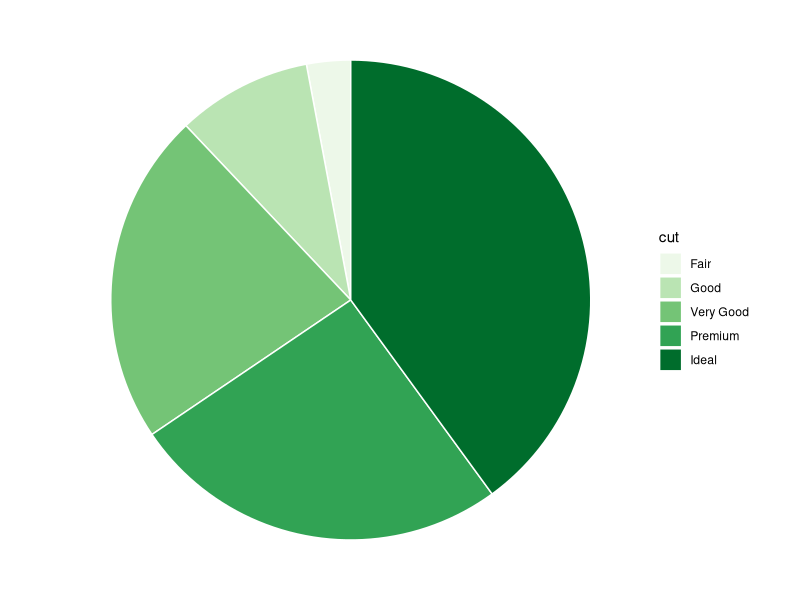
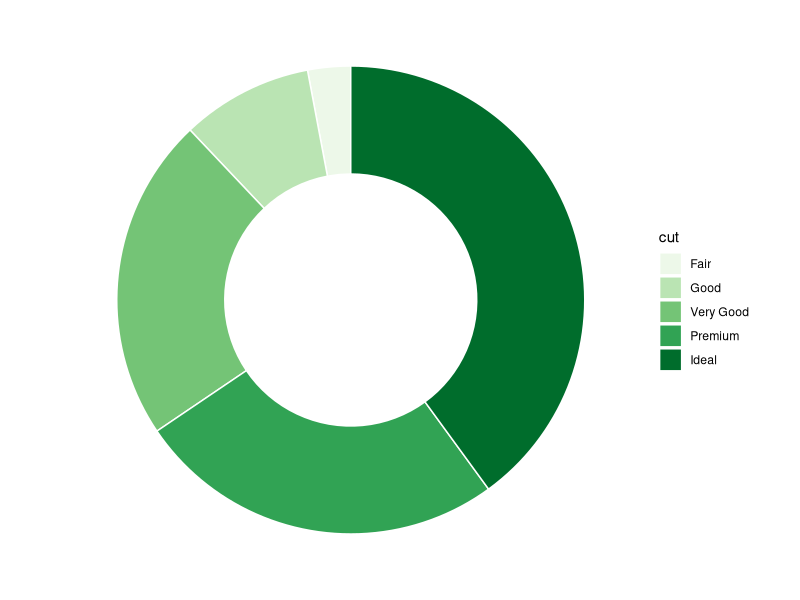
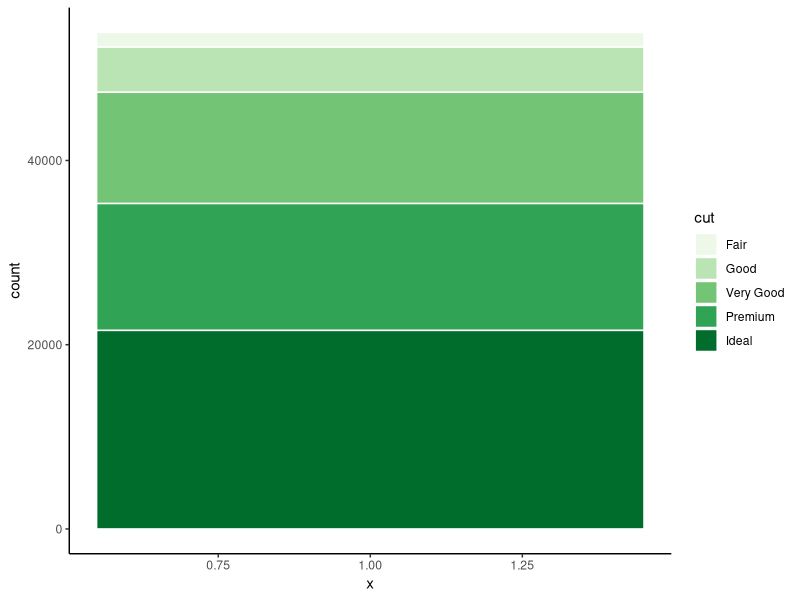
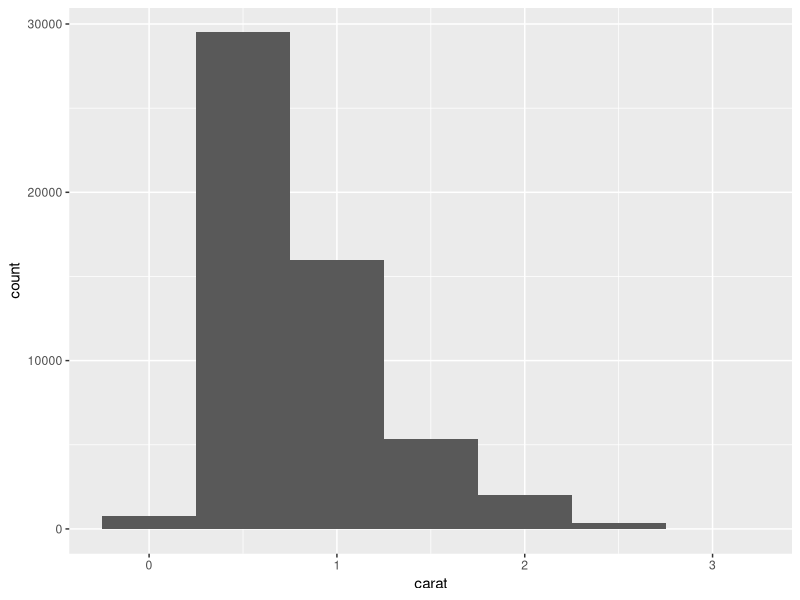
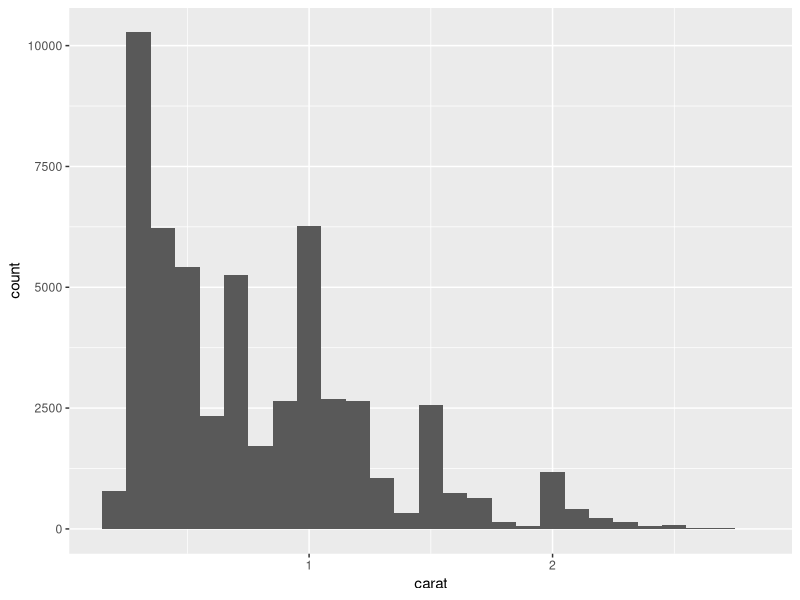
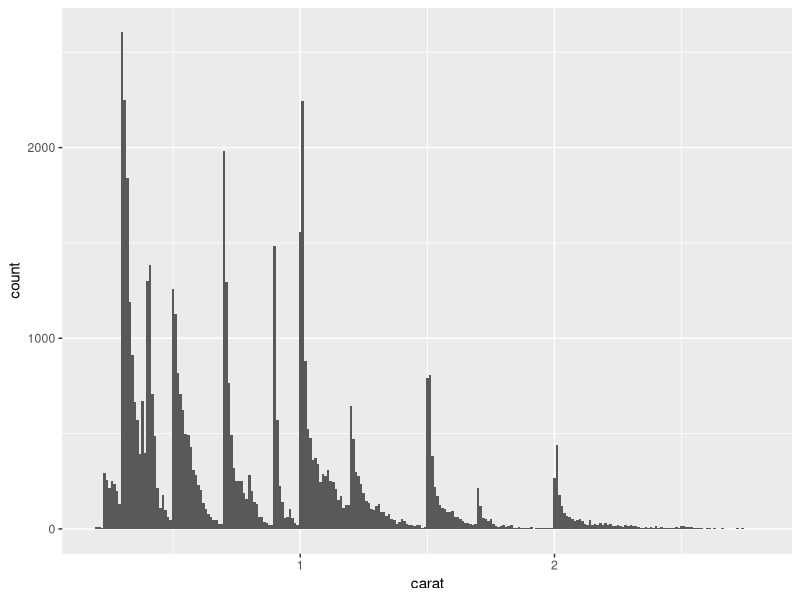
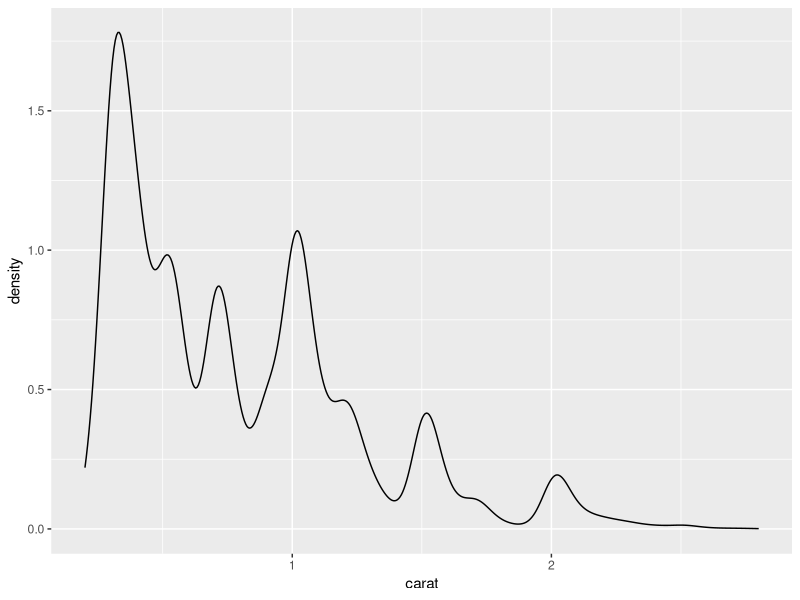
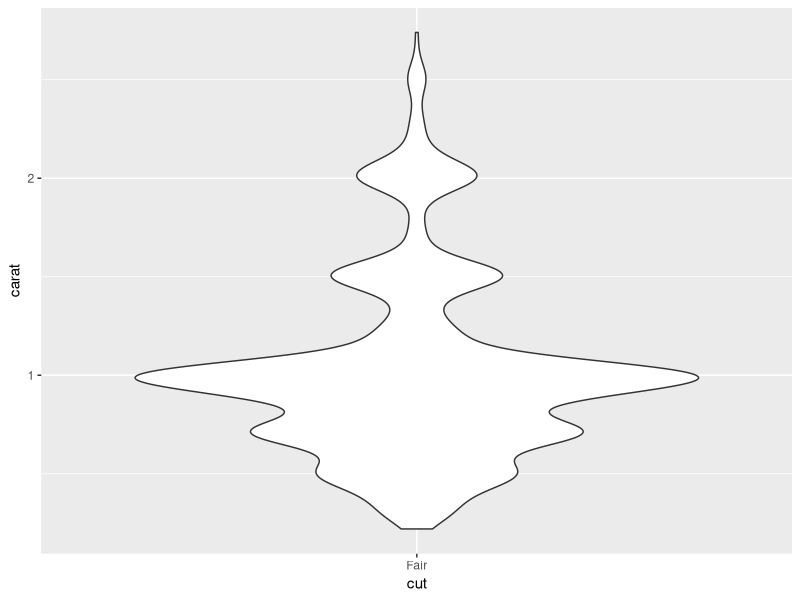

Reproduce these figures in R, in order.
## ---- chunk 1
library(tidyverse)
library(ggridges) # 山脊图
library(patchwork) # 图形拼接
## ---- chunk 2
#| echo: true
diamonds <- diamonds |> filter(carat < 3)
knitr::kable(head(diamonds))
## ---- chunk 3
ggplot(diamonds, aes(x = 1, fill = cut)) + 
  geom_bar(color = "white") + 
  coord_polar(theta = "y") + 
  scale_fill_brewer(palette = "set2") + # 设置配色方案
  theme_void()
## ---- chunk 4
#| fig-cap: 甜甜圈图

ggplot(diamonds, aes(x = 2, fill = cut)) + 
  geom_bar(color = "white") +           # 绘制每个cut的条形，白色边框
  xlim(0.5, 2.5) +                      # 设置x轴范围，决定中间空白洞的大小
  coord_polar(theta = "y") +            # 使用极坐标，将条形图转换为圆环（甜甜圈）
  scale_fill_brewer(palette = "set2") + # 设置配色方案
  theme_void()                          # 移除所有背景和坐标轴，突出图形主体
## ---- chunk 5
ggplot(diamonds, aes(x = 1, fill = cut)) + 
  geom_bar(color = "white") + 
  scale_fill_brewer(palette = "set2") + # 设置配色方案
  theme_classic()
## ---- chunk 6
ggplot(diamonds, aes(x = carat)) +
  geom_histogram(binwidth = 0.5) 
## ---- chunk 7
ggplot(diamonds, aes(x = carat)) +
  geom_histogram(binwidth = 0.1) 
## ---- chunk 8
ggplot(diamonds, aes(x = carat)) +
  geom_histogram(binwidth = 0.01) 
## ---- chunk 9
ggplot(diamonds, aes(x = carat)) +
  geom_density()
## ---- chunk 10
ggplot(diamonds |> filter(cut == "Fair"), aes(x = cut, y = carat)) +
  geom_violin() 
## ---- chunk 11
## Left
p_left <- ggplot(diamonds, aes(x = carat)) +
  geom_histogram(binwidth = 0.1)

## Middle
p_middle <- ggplot(diamonds, aes(x = carat)) +
  geom_density()

## Right
p_right <- ggplot(diamonds, aes(x = carat)) +
  geom_boxplot()

p_left + p_middle + p_right
## ---- chunk 12
ggplot(diamonds |> filter(cut == "Fair"), aes(x = cut, y = carat)) +
  geom_violin() +
  geom_boxplot(width = 0.1, fill = "white")
## ---- chunk 13
ggplot(diamonds, aes(x = price, color = cut)) + 
  geom_freqpoly(binwidth = 500, linewidth = 0.75)
## ---- chunk 14
ggplot(diamonds, aes(x = price, y = after_stat(density), color = cut)) + 
  geom_freqpoly(binwidth = 500, linewidth = 0.75)
## ---- chunk 15
ggplot(diamonds, aes(x = price, fill = cut)) + 
  geom_density() + 
  facet_wrap(~ cut, nrow = 1) + 
  theme(legend.position = "none")
## ---- chunk 16
ggplot(diamonds, aes(x = price, y = cut, fill = cut)) + 
  geom_density_ridges(alpha = 0.5) + 
  theme(legend.position = "none")
## ---- chunk 17
ggplot(diamonds, aes(x = cut, y = price)) +
  geom_boxplot()
## ---- chunk 18
ggplot(diamonds, aes(x = cut, y = price, fill = cut)) +
  geom_boxplot(outlier.shape = NA) +
  theme(legend.position = "none") + 
  coord_cartesian(ylim = c(0, 15000))
## ---- chunk 19
diamonds |>
  group_by(cut) |>
  summarise(price = mean(price)) |>
  ggplot(aes(x = cut, y = price, color = cut)) +
  geom_point() +
  geom_line(group = 1) +
  theme(legend.position = "none")
## ---- chunk 20
ggplot(diamonds, aes(x = cut, y = color)) +
  geom_count()
## ---- chunk 21
diamonds |> 
  count(color, cut) |>  
  ggplot(aes(x = color, y = cut)) +
  geom_tile(aes(fill = n)) 
## ---- chunk 22
ggplot(diamonds, aes(x = color, fill = cut)) +
  geom_bar() + 
  scale_fill_brewer(palette = "set2") # 设置配色方案

ggplot(diamonds, aes(x = color, fill = cut)) +
  geom_bar(position = "fill") +
  scale_fill_brewer(palette = "set2") # 设置配色方案
## ---- chunk 23
ggplot(diamonds, aes(x = 1, fill = color)) +
  geom_bar(color = "white") + 
  xlim(-0.5, 1.5) + 
  coord_polar(theta = "y") + 
  theme_void() + 
  facet_wrap(~ cut, scales="free_y", nrow = 2) + 
  scale_fill_brewer(palette = "set2") # 设置配色方案
## ---- chunk 24
ggplot(diamonds, aes(x = carat, y = price)) +
  geom_point()
## ---- chunk 25
ggplot(diamonds, aes(x = carat, y = price)) +
  geom_point(alpha = 0.02) 
## ---- chunk 26
ggplot(diamonds, aes(x = carat, y = price)) +
  geom_bin2d()

ggplot(diamonds, aes(x = carat, y = price)) +
  geom_hex()
## ---- chunk 27
ggplot(diamonds, aes(x = carat, y = price)) + 
  geom_boxplot(aes(group = cut_width(carat, 0.1)))
## ---- chunk 28
ggplot(mpg, aes(x = displ, y = hwy)) +
  geom_point() +
  geom_point(
    data = mpg |> filter(class == "2seater"),
    color = "red"
  ) +
  geom_point(
    data = mpg |> filter(class == "2seater"),
    shape = "circle open", size = 3, color = "red"
  )
## ---- chunk 29
ggplot(mpg, aes(x = displ, y = hwy)) +
  geom_point() +
  geom_smooth()
